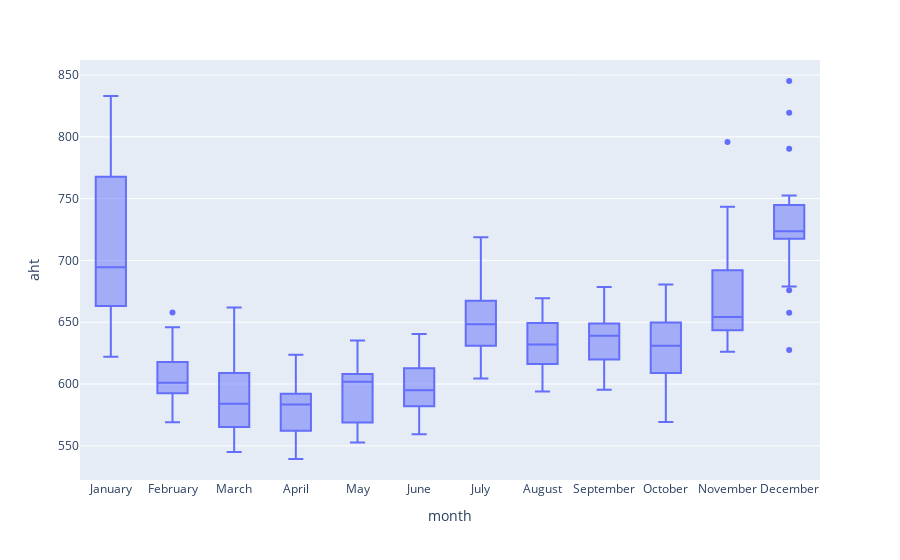

This figure's notebook cell:
### Code cell
px.box(df, x='month', y='aht')

### Figure 1 — Plotly figure (JSON) as saved in the notebook; plotly's stock layout.template omitted (floating-point values rounded to 4 significant figures; data arrays with more than 128 entries replaced by an {"elided": "..."} marker saying what was removed)
{"data": [{"alignmentgroup": "True", "hovertemplate": "month=%{x}<br>aht=%{y}<extra></extra>", "legendgroup": "", "marker": {"color": "#636efa"}, "name": "", "notched": false, "offsetgroup": "", "orientation": "v", "showlegend": false, "type": "box", "x": {"elided": "271 str values"}, "x0": " ", "xaxis": "x", "y": {"elided": "271 float values"}, "y0": " ", "yaxis": "y"}], "layout": {"boxmode": "group", "legend": {"tracegroupgap": 0}, "margin": {"t": 60}, "xaxis": {"anchor": "y", "domain": [0, 1], "title": {"text": "month"}}, "yaxis": {"anchor": "x", "domain": [0, 1], "title": {"text": "aht"}}}}
